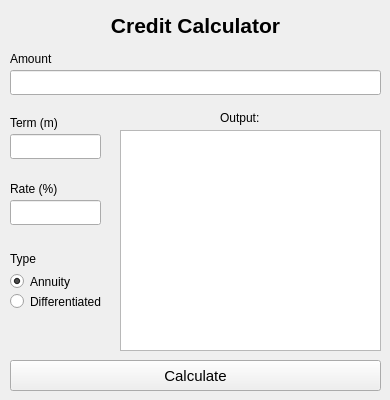
<?xml version="1.0" encoding="UTF-8"?>
<ui version="4.0">
 <class>credit_window</class>
 <widget class="QWidget" name="credit_window">
  <property name="geometry">
   <rect>
    <x>0</x>
    <y>0</y>
    <width>390</width>
    <height>400</height>
   </rect>
  </property>
  <property name="windowTitle">
   <string>SmartCalc_V2.0: Credit Calculator</string>
  </property>
  <widget class="QLineEdit" name="termLine">
   <property name="geometry">
    <rect>
     <x>10</x>
     <y>134</y>
     <width>91</width>
     <height>25</height>
    </rect>
   </property>
  </widget>
  <widget class="QLabel" name="label">
   <property name="geometry">
    <rect>
     <x>10</x>
     <y>114</y>
     <width>91</width>
     <height>17</height>
    </rect>
   </property>
   <property name="text">
    <string>Term (m)</string>
   </property>
  </widget>
  <widget class="QLineEdit" name="amountLine">
   <property name="geometry">
    <rect>
     <x>10</x>
     <y>70</y>
     <width>371</width>
     <height>25</height>
    </rect>
   </property>
  </widget>
  <widget class="QLabel" name="label_2">
   <property name="geometry">
    <rect>
     <x>10</x>
     <y>50</y>
     <width>67</width>
     <height>17</height>
    </rect>
   </property>
   <property name="text">
    <string>Amount</string>
   </property>
  </widget>
  <widget class="QLineEdit" name="rateLine">
   <property name="geometry">
    <rect>
     <x>10</x>
     <y>200</y>
     <width>91</width>
     <height>25</height>
    </rect>
   </property>
  </widget>
  <widget class="QLabel" name="label_5">
   <property name="geometry">
    <rect>
     <x>10</x>
     <y>180</y>
     <width>67</width>
     <height>17</height>
    </rect>
   </property>
   <property name="text">
    <string>Rate (%)</string>
   </property>
  </widget>
  <widget class="QLabel" name="label_6">
   <property name="geometry">
    <rect>
     <x>50</x>
     <y>10</y>
     <width>291</width>
     <height>31</height>
    </rect>
   </property>
   <property name="font">
    <font>
     <pointsize>16</pointsize>
     <bold>true</bold>
     <kerning>true</kerning>
    </font>
   </property>
   <property name="layoutDirection">
    <enum>Qt::LeftToRight</enum>
   </property>
   <property name="autoFillBackground">
    <bool>false</bool>
   </property>
   <property name="text">
    <string>Credit Calculator</string>
   </property>
   <property name="alignment">
    <set>Qt::AlignCenter</set>
   </property>
  </widget>
  <widget class="QRadioButton" name="annuityRadio">
   <property name="geometry">
    <rect>
     <x>10</x>
     <y>270</y>
     <width>112</width>
     <height>23</height>
    </rect>
   </property>
   <property name="text">
    <string>Annuity</string>
   </property>
   <property name="checked">
    <bool>true</bool>
   </property>
  </widget>
  <widget class="QRadioButton" name="differentiatedRadio">
   <property name="geometry">
    <rect>
     <x>10</x>
     <y>290</y>
     <width>121</width>
     <height>23</height>
    </rect>
   </property>
   <property name="text">
    <string>Differentiated</string>
   </property>
  </widget>
  <widget class="QLabel" name="label_7">
   <property name="geometry">
    <rect>
     <x>10</x>
     <y>250</y>
     <width>67</width>
     <height>17</height>
    </rect>
   </property>
   <property name="text">
    <string>Type</string>
   </property>
  </widget>
  <widget class="QPushButton" name="pushButton">
   <property name="geometry">
    <rect>
     <x>10</x>
     <y>360</y>
     <width>371</width>
     <height>31</height>
    </rect>
   </property>
   <property name="font">
    <font>
     <pointsize>11</pointsize>
    </font>
   </property>
   <property name="text">
    <string>Calculate</string>
   </property>
  </widget>
  <widget class="QTextEdit" name="outputText">
   <property name="geometry">
    <rect>
     <x>120</x>
     <y>130</y>
     <width>261</width>
     <height>221</height>
    </rect>
   </property>
   <property name="readOnly">
    <bool>true</bool>
   </property>
  </widget>
  <widget class="QLabel" name="label_8">
   <property name="geometry">
    <rect>
     <x>220</x>
     <y>110</y>
     <width>58</width>
     <height>16</height>
    </rect>
   </property>
   <property name="text">
    <string>Output:</string>
   </property>
  </widget>
 </widget>
 <resources/>
 <connections/>
</ui>
